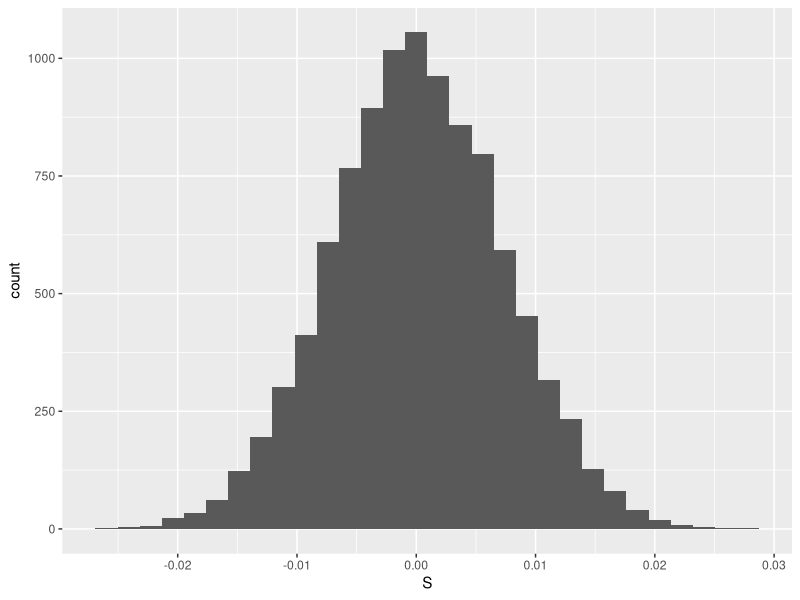

The R script that drew this image:
## ---- chunk 1
knitr::opts_chunk$set(cache=T,message=F,warning=F)
## ---- chunk 2
library(purrr)
simulate_S = function(){
  
  lots_of_random_variables = rbernoulli(n = 1000, p = 1/2)
  X = mean(lots_of_random_variables)
  
  ## or, you could write:
  # X = rbinom(n = 1, size = 1000, prob = 1/2) / 1000
  
  S = X - 1/2
  return(S)
}
## ---- chunk 3
check_if_S_in_surprising_set = function(S){
  return(abs(S) >= .04)
}
## ---- chunk 4
library(dplyr)
r = 10000
monte_carlo = data.frame(replicate = 1:r, 
                         S = rep(NA,r), 
                         S_in_suprising_set = rep(NA, r)) 
for(i in 1:r){
  monte_carlo$S[i] = simulate_S()
  monte_carlo$S_in_suprising_set[i] = check_if_S_in_surprising_set(monte_carlo$S[i])
 }
monte_carlo = as_tibble(monte_carlo)
monte_carlo %>% summarise(mean(S_in_suprising_set))
## ---- chunk 5
check_if_S_in_surprising_set = function(S){
  return(abs(S) >= .02)  # why .02????
}
library(dplyr)
r = 10000
monte_carlo = data.frame(replicate = 1:r, 
                         S = rep(NA,r), 
                         S_in_suprising_set = rep(NA, r)) 
for(i in 1:r){
  monte_carlo$S[i] = simulate_S()
  monte_carlo$S_in_suprising_set[i] = check_if_S_in_surprising_set(monte_carlo$S[i])
 }
monte_carlo = as_tibble(monte_carlo)
monte_carlo %>% summarise(mean(S_in_suprising_set))
## ---- chunk 6
simulate_S = function(){
  
  lots_of_random_variables = rbernoulli(n = 10000, p = 1/2)
  X = mean(lots_of_random_variables)
  
  ## or, you could write:
  # X = rbinom(n = 1, size = 10000, prob = 1/2) / 10000
  
  S = X - 1/2
  return(S)
}
r = 10000
monte_carlo = data.frame(replicate = 1:r, 
                         S = rep(NA,r), 
                         S_in_suprising_set = rep(NA, r)) 
for(i in 1:r){
  monte_carlo$S[i] = simulate_S()
  monte_carlo$S_in_suprising_set[i] = check_if_S_in_surprising_set(monte_carlo$S[i])
 }
monte_carlo = as_tibble(monte_carlo)
monte_carlo %>% summarise(mean(S_in_suprising_set))
## ---- chunk 7
s = (38800-39404)/(39404)
s
## ---- chunk 8
library(tidyverse)

# First, write a function to simulate S
simulate_S = function(){
  D2018 = rpois(1,39102)
  D2019 = rpois(1,39102)
  S = (D2019-D2018)/(D2018)
  return(S)
}
# Second, write a function to evaluate whether S \in A.
check_if_S_in_A = function(S){
  return(abs(S) > abs(s))
}
# Now, we are going to do it lots of times.  
# Let's arrange the simulations in a data.frame with three columns
r = 10000
monte_carlo = data.frame(replicate = 1:r, 
                         S = rep(NA,r), 
                         S_in_A = rep(NA, r)) 
for(i in 1:r){
  # monte_carlo$S[i] = simulate_S()
  # monte_carlo$S_in_A[i] = check_if_S_in_A(monte_carlo$X[i])
 
# I'm going to use the alterative way...
 monte_carlo[i,2] = simulate_S()
 monte_carlo[i,3] = check_if_S_in_A(monte_carlo[i,2])
}
monte_carlo = as_tibble(monte_carlo)
monte_carlo %>% summarise(mean(S_in_A))
## ---- chunk 9
monte_carlo %>% ggplot(aes(x = S)) + geom_histogram()
## ---- chunk 10
# enter the data:
odd = 20
even = 15
proportionOdd = odd/(odd+even)
proportionOdd
## ---- chunk 11
library(purrr)
simulate_S = function(){
  which_birthdays_are_odd = rbernoulli(n = 35, p = .5)   # why 35?  why .5?
  oddBirthdays = sum(which_birthdays_are_odd)
  proportionOdd = oddBirthdays/35
  S = proportionOdd
  # # rbernoulli comes from purrr. 
  # # if you prefer very concise code
  # # you could write:
  # X = rbinom(n = 1,size = 35,prob = .5)/35
  #  note that this concise code doesn't depend on purrr 
  return(S)
}
